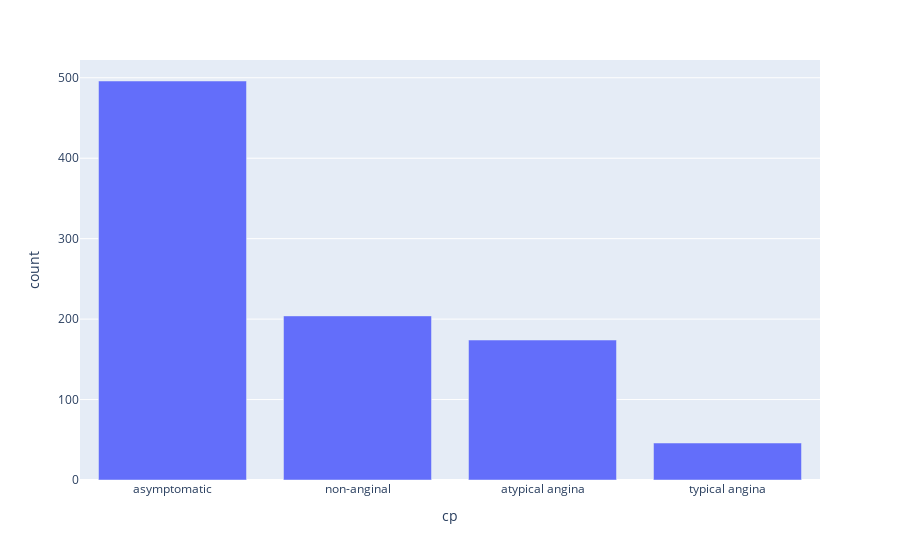

The notebook cell this image was saved under:
### Code cell
px.bar(data_frame = df_cp, 
       x = df_cp['cp'],
       y = df_cp['count'])

### Figure 1 — Plotly figure (JSON) as saved in the notebook; plotly's stock layout.template omitted (floating-point values rounded to 4 significant figures)
{"data": [{"alignmentgroup": "True", "hovertemplate": "cp=%{x}<br>count=%{y}<extra></extra>", "legendgroup": "", "marker": {"color": "#636efa", "pattern": {"shape": ""}}, "name": "", "offsetgroup": "", "orientation": "v", "showlegend": false, "textposition": "auto", "type": "bar", "x": ["asymptomatic", "non-anginal", "atypical angina", "typical angina"], "xaxis": "x", "y": [496, 204, 174, 46], "yaxis": "y"}], "layout": {"barmode": "relative", "legend": {"tracegroupgap": 0}, "margin": {"t": 60}, "xaxis": {"anchor": "y", "domain": [0, 1], "title": {"text": "cp"}}, "yaxis": {"anchor": "x", "domain": [0, 1], "title": {"text": "count"}}}}
